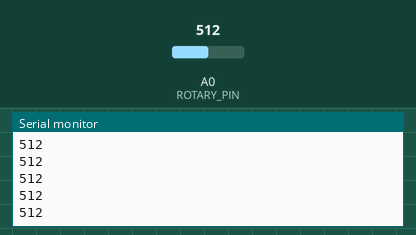
A sketch run on a simulated Arduino Uno, built with avr-gcc and run on an emulated ATmega328P. Shown: the last lines printed to the serial monitor. The test bench sets the inputs (shaded band); at power-on: A0 (ROTARY_PIN) = 512.

Above: at 1.2 s.
1.3 s: A0 (ROTARY_PIN) set to 716
At 1.31 s:
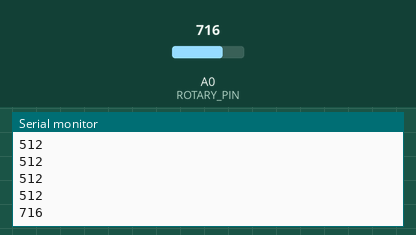
2.8 s: A0 (ROTARY_PIN) set to 900
At 2.81 s:
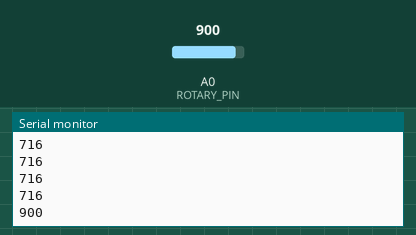
Timing chart, 0 to 5.8 s (numbered marks = the images above; inputs shaded):
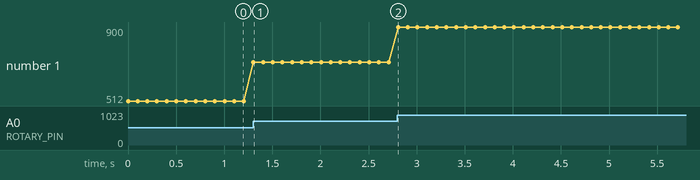

Measured:
- after the input at 1.3 s, the serial monitor: prints a new line at once (image 1)
- after the input at 2.8 s, the serial monitor: prints a new line at once (image 2)
- plotted number 1: 512 → 716 after the input at 1.3 s, 716 → 900 after the input at 2.8 s

The sketch:

L06_RotaryMonitor.ino
```cpp
#define ROTARY_PIN A0

int rotaryValue = 0;

void setup() {
  pinMode(ROTARY_PIN, INPUT);
  Serial.begin(115200);
}

void loop() {
  rotaryValue = analogRead(ROTARY_PIN);
  Serial.println(rotaryValue);
  delay(100);
}
```
